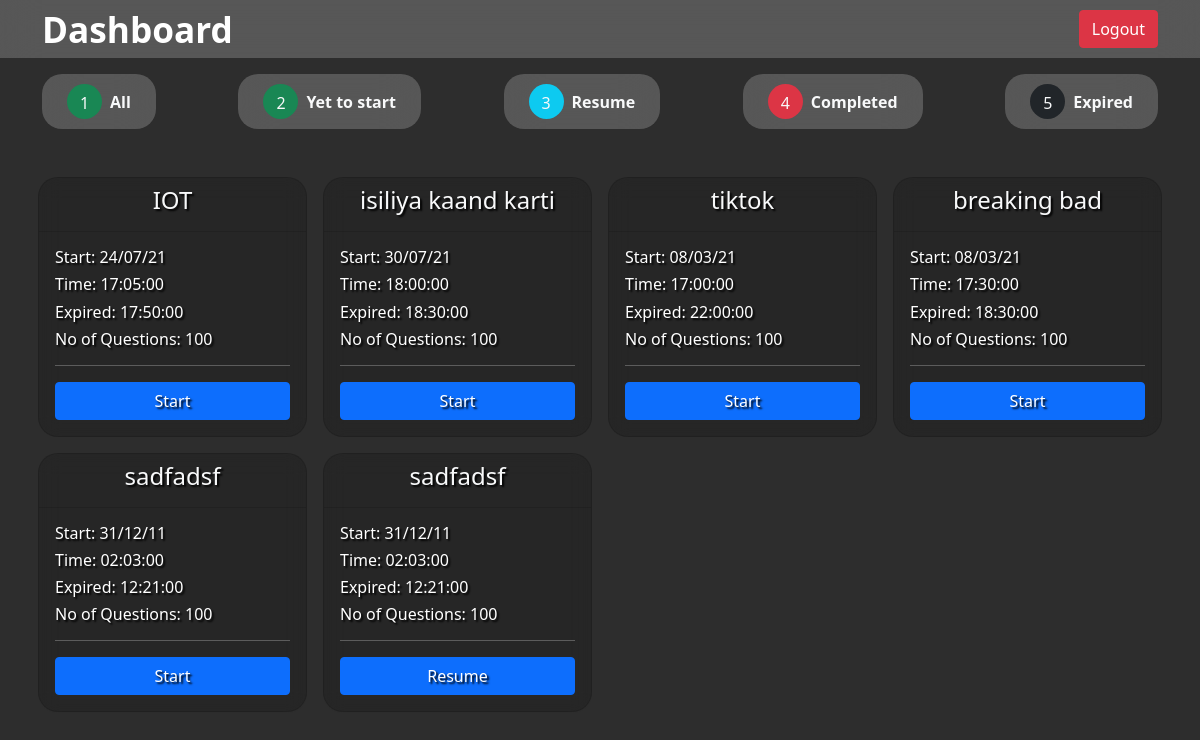
The app's page /index.php (signed in) with its own data.
### tables this page shows
CREATE TABLE `exampaper` (
  `ID` int(255) NOT NULL,
  `Questions` text NOT NULL,
  `Class` varchar(10) NOT NULL,
  `Subject` varchar(20) NOT NULL,
  `date` text NOT NULL,
  `endTime` text NOT NULL,
  `answers` text NOT NULL,
  `timeLimit` varchar(20) NOT NULL
);

### index.php (the view, shortened to what this page needs)
<?php require "db/db.php" ?>
<?php
$query = mysqli_query($con, "SELECT * FROM exampaper");
?>
<!DOCTYPE html>
<html lang="en">
<head>
	<link rel="stylesheet" href="assets/css/bootstrap.min.css" />
	<link rel="stylesheet" href="assets/css/style.css">
	<link rel="stylesheet" href="assets/css/student_profile.css">
</head>
<body>
	<div class="app">
		<nav class="navbar bg-primary navbar-dark py-2 justify-content-between">
			<div class="container">
				<h2>
					<a class="navbar-brand">Dashboard</a>
				</h2>
				<div>
					<a href="logout.php" class="btn btn-danger">Logout</a>
				</div>
			</div>
		</nav>
		<div class="container">
			<section id="allCategories" class="d-flex flex-column flex-md-row justify-content-between mt-3 tabs">
				<a class="btn btn-light d-flex align-items-center mb-2">
					<div class="btn rounded-circle text-light bg-success me-2" style="width: 35px; height: 35px">
						1
					</div>
					<div class="text-light">All</div>
				</a>
				<a class="btn btn-light d-flex align-items-center mb-2">
					<div class="btn rounded-circle text-light bg-success me-2" style="width: 35px; height: 35px">
						2
					</div>
					<div class="text-light">Yet to start</div>
				</a>
				<a class="btn btn-light d-flex align-items-center mb-2">
					<div class="btn rounded-circle text-light bg-info me-2" style="width: 35px; height: 35px">
						3
					</div>
					<div class="text-light">Resume</div>
				</a>
				<a class="btn btn-light d-flex align-items-center mb-2">
					<div class="btn rounded-circle text-light bg-danger me-2" style="width: 35px; height: 35px">
						4
					</div>
					<div class="text-light">Completed</div>
				</a>
				<a class="btn btn-dark d-flex align-items-center mb-2">
					<div class="btn rounded-circle text-light bg-dark me-2" style="width: 35px; height: 35px">
						5
					</div>
					<div class="text-light">Expired</div>
				</a>
			</section>
			<section id="allExams" class="row mt-4">
				<?php while ($row = mysqli_fetch_assoc($query)) : ?>
					<?php
					$examQuery = mysqli_query($con, "SELECT * FROM `answers` WHERE student_id = " . $_SESSION['student_id'] . " AND paper_id = " . $row['ID']);
					$examData = mysqli_fetch_assoc($examQuery);
					?>
					<div class="col-lg-3 col-md-6 col-12 mt-3 zoom px-2">
						<div class="card">
							<div class="card-header bg-primary">
								<h4 class="text-center text-light"><?php echo $row['Subject'] ?></h4>
							</div>
							<div class="card-body">
								<?php
								$date1 = date('d/m/y', strtotime($row['date']));
								$time = date('H:i:s', strtotime($row['date']));
								$end = date('H:i:s', strtotime($row['endTime']));
								$currTime = new DateTime($timezone = "Asia/Kolkata");
								$startTime = new DateTime($row['date'], new DateTimeZone("Asia/Kolkata"));
								$startTimeLeft = $currTime->diff($startTime);
								?>
								<h6>Start: <?php echo $date1 ?></h6>
								<h6>Time: <?php echo $time ?></h6>
								<h6>Expired: <?php echo $end ?></h6>
								<h6>No of Questions: <?php print_r(count(json_decode(urldecode($row['Questions'])))) ?></h6>
								<hr />
								<a href="exam.php?id=<?php echo $row['ID'] ?>" class="btn btn-primary d-block mx-auto <?php echo $startTimeLeft->invert == '0' || $examData['submitted'] == '1' ? "disabled" : "" ?>">
									<?php
									echo isset($examData) ? ($examData['submitted'] == '1' ? "Completed" : "Resume") : "Start"
									?>
								</a>
							</div>
						</div>
					</div>
				<?php endwhile; ?>
			</section>
		</div>
	</div>
</body>
</html>

### assets/css/style.css (style rules this page uses)
* { margin: 0; padding: 0; box-sizing: border-box; }
.app { width: 100vw; height: 100vh; background-color: rgba(45, 45, 45); overflow-y: auto; }
h2, h5 { margin: 0; }
.navbar-brand { color: white; font-weight: bold; font-size: 1.1em; }
.navbar { background: rgba(255, 255, 255, 0.2) !important; backdrop-filter: blur(20px) !important; }

### assets/css/student_profile.css (style rules this page uses)
.tabs > a { padding: 10px 25px; background: rgba(255, 255, 255, 0.2); backdrop-filter: blur(20px); color: white; border: none; font-weight: bold; border-radius: 20px; transition: 0.2s all; }
.card-header.bg-primary { background: transparent !important; }
.card { background: rgba(0, 0, 0, 0.15) !important; backdrop-filter: blur(10px) !important; color: white; overflow: hidden; border-radius: 20px; transition: 0.2s all; text-shadow: 2px 2px 2px #000; }
.zoom { transition: transform 0.2s; padding: 0; }

### records on screen
exampaper: Subject "IOT", date "24/07/21", date "17:05:00", endTime "17:50:00", value "100", shows "Start"
exampaper: Subject "isiliya kaand karti", date "30/07/21", date "18:00:00", endTime "18:30:00", value "100", shows "Start"
exampaper: Subject "tiktok", date "08/03/21", date "17:00:00", endTime "22:00:00", value "100", shows "Start"
exampaper: Subject "breaking bad", date "08/03/21", date "17:30:00", endTime "18:30:00", value "100", shows "Start"
exampaper: Subject "sadfadsf", date "31/12/11", date "02:03:00", endTime "12:21:00", value "100", shows "Start"
exampaper: Subject "sadfadsf", date "31/12/11", date "02:03:00", endTime "12:21:00", value "100", shows "Resume"
